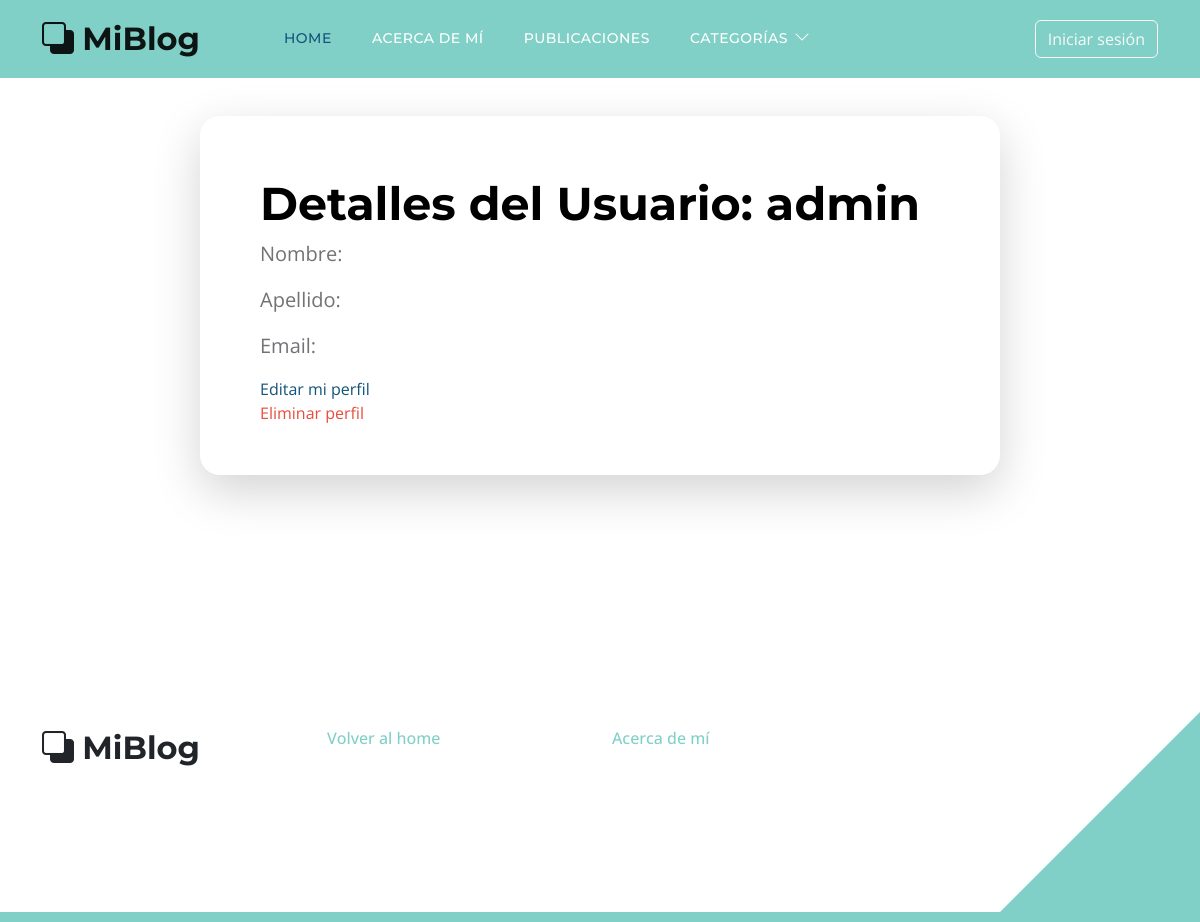
The app's page /perfiles/perfil/1/, older data.
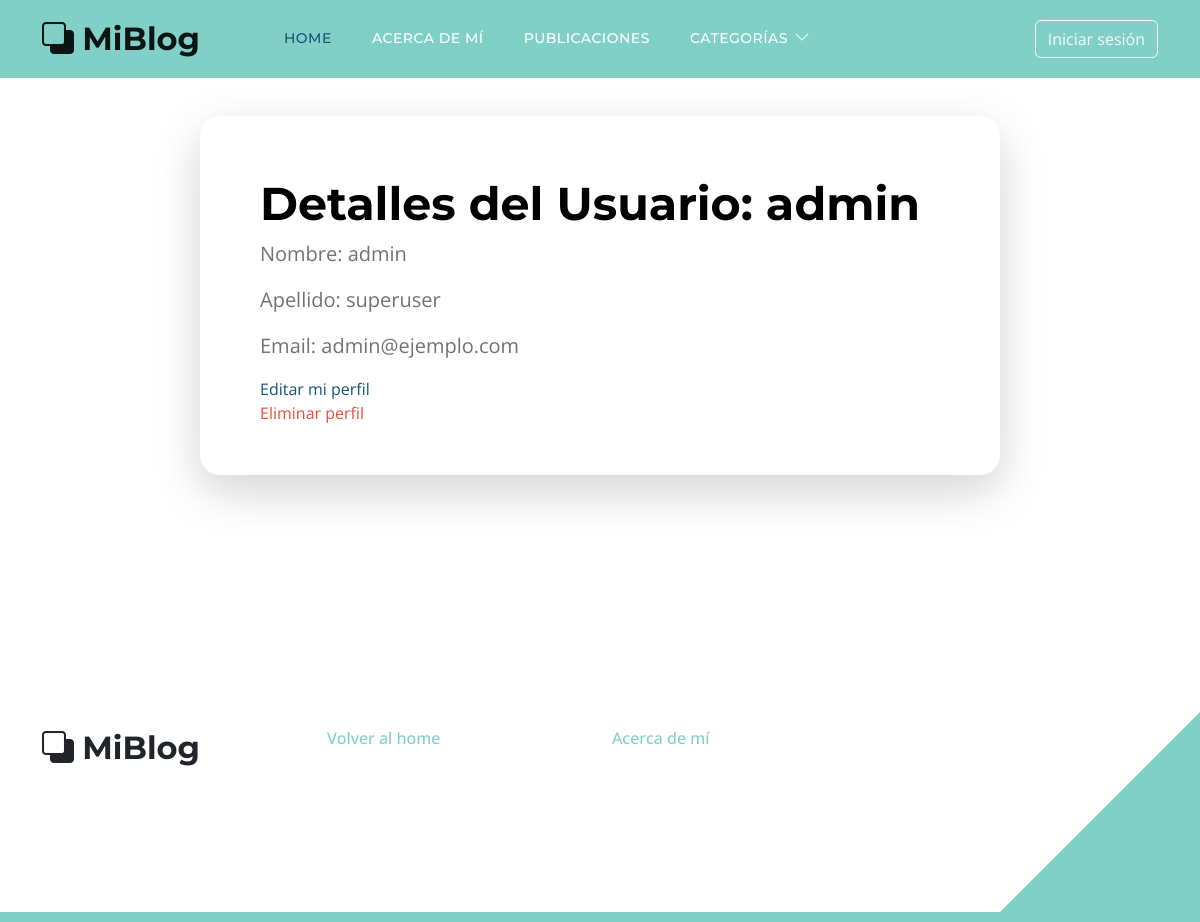
The same page, newer data.
### perfiles/models.py (models this page shows)
class Usuario(AbstractUser):
    def __str__(self):
        return f"{self.username}"

### perfiles/views.py (the view)
# urls.py: path("perfil/<int:pk>/", views.UsuarioDetailView.as_view(), name='perfil'),
class UsuarioDetailView(generic.DetailView):
    model = Usuario
    template_name = 'perfiles/usuario_detail.html'
    def get_context_data(self, **kwargs):
        context = super().get_context_data(**kwargs)
        context['usuario'] = self.object
        return context

### perfiles/templates/perfiles/usuario_detail.html (shortened to what this page needs)
{% extends 'base.html' %}
{% block contenido %}
<div class="col-lg-8 col-12 mt-3 mx-auto">
    <div class="custom-block custom-block-topics-listing bg-white shadow-lg mb-5">
        <div class="d-flex">
            <div class="custom-block-topics-listing-info d-flex">
                <div>
                    <h2>Detalles del Usuario: {{ usuario.username }}</h2>
                    <p>Nombre: {{ usuario.first_name }}</p>
                    <p>Apellido: {{ usuario.last_name }}</p>
                    <p>Email: {{ usuario.email }}</p>
                    <a href="{% url 'perfiles:editar_usuario' user.id %}">Editar mi perfil</a>
                    <br>
                    <a style="color:#E74C3C;" href="{% url 'perfiles:borrar_usuario' user.id %}">Eliminar perfil</a>
                </div>
            </div>
        </div>
    </div>
</div>
{% endblock contenido %}

Row changes from the older to the newer data that the page shows:
changed Usuario "admin": first_name (not shown) → "admin"; last_name (not shown) → "superuser"; email (not shown) → "admin@ejemplo.com"
